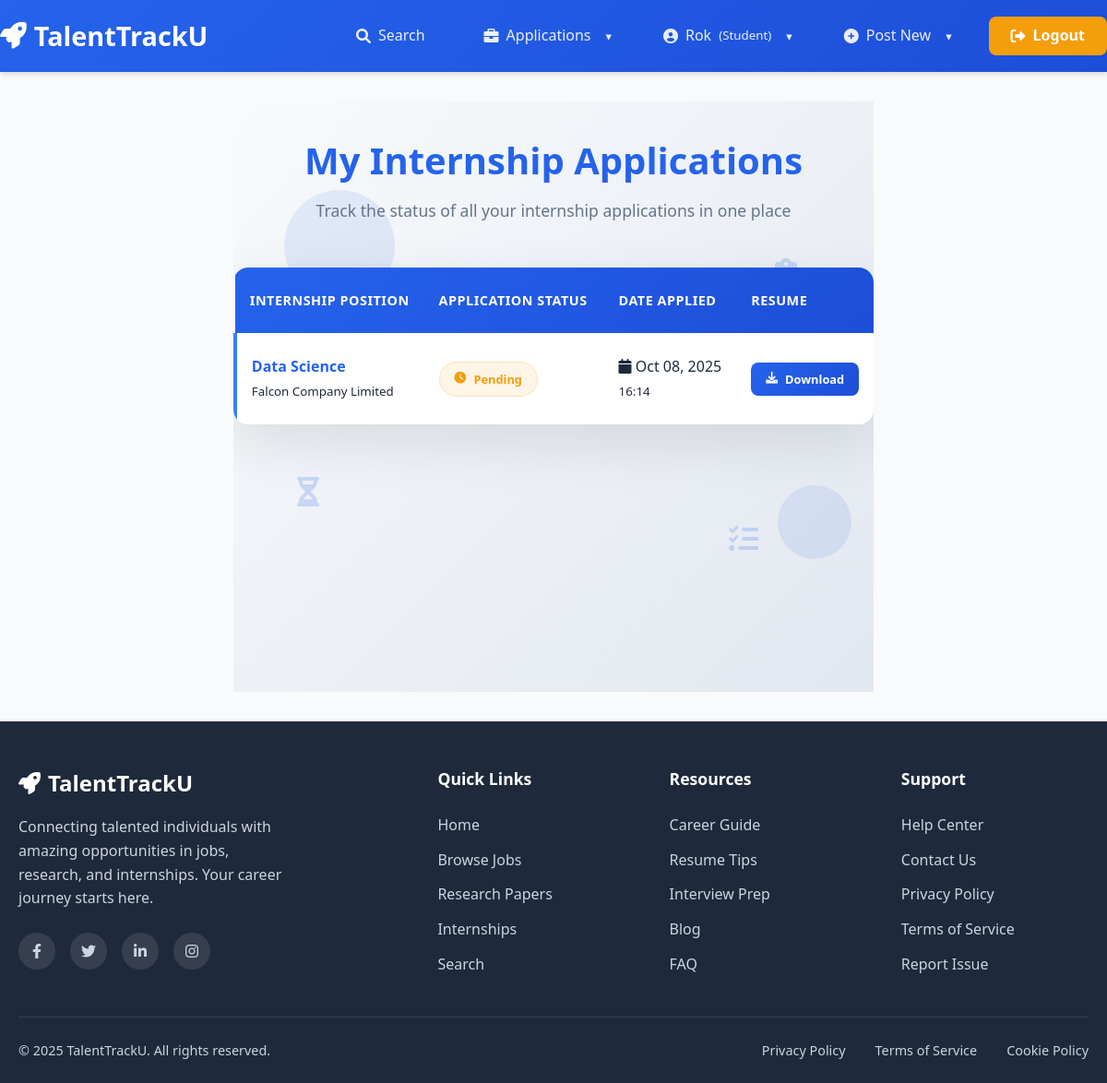
The page /internships/my-applications/ (signed in) on the database its author committed.
### user/models.py (models this page shows, shortened)
class UserProfile(models.Model):
    ROLE_CHOICES = (
        ('student', 'Student'),
        ('alumni', 'Alumni'),
        ('company', 'Company'),
    )
    user = models.OneToOneField(User, on_delete=models.CASCADE, related_name='user_profile')
    role = models.CharField(max_length=20, choices=ROLE_CHOICES, default='student')
    profile_picture = models.ImageField(upload_to='profiles/', blank=True, null=True)

### internship/models.py (models this page shows, shortened)
class InternshipApplication(models.Model):
    STATUS_CHOICES = (
        ('pending', 'Pending'),
        ('accepted', 'Accepted'),
        ('rejected', 'Rejected'),
    )
    internship = models.ForeignKey(Internship, on_delete=models.CASCADE, related_name='applications')
    applicant = models.ForeignKey(User, on_delete=models.CASCADE)
    applied_at = models.DateTimeField(auto_now_add=True)
    status = models.CharField(max_length=20, choices=STATUS_CHOICES, default='pending')
    cover_letter = models.TextField(blank=True)
    resume = models.FileField(upload_to='resumes/', blank=True, null=True)

class Internship(models.Model):
    title = models.CharField(max_length=200)
    company = models.CharField(max_length=100)
    description = models.TextField()
    duration = models.CharField(max_length=50)
    location = models.CharField(max_length=100, blank=True)
    image = models.ImageField(upload_to='internships/', blank=True)
    pdf = models.FileField(upload_to='internships/pdfs/', blank=True, null=True)
    posted_by = models.ForeignKey(User, on_delete=models.CASCADE)
    created_at = models.DateTimeField(auto_now_add=True)

### internship/views.py (the view)
# urls.py: path('my-applications/', views.my_internship_applications, name='my_internship_applications'),
@login_required
def my_internship_applications(request):
    applications = InternshipApplication.objects.filter(applicant=request.user).select_related('internship').order_by('-applied_at')
    return render(request, 'internship/my_applications.html', {'applications': applications})

### internship/templates/internship/my_applications.html (shortened to what this page needs)
{% extends 'base.html' %}
{% block content %}
<div class="applications-container">
    <div class="animated-background">
        <div class="floating-shape shape-1"></div>
        <div class="floating-shape shape-2"></div>
        <div class="applications-icon icon-1">
        </div>
        <div class="applications-icon icon-2">
            <i class="fas fa-hourglass-half"></i>
        </div>
        <div class="applications-icon icon-3">
            <i class="fas fa-tasks"></i>
        </div>
    </div>
    <div class="applications-content">
        <div class="applications-header">
            <h1>My Internship Applications</h1>
            <p class="text-muted">Track the status of all your internship applications in one place</p>
        </div>
        {% if applications %}
            <div class="applications-table-container">
                <table class="applications-table">
                    <thead>
                        <tr>
                            <th>Internship Position</th>
                            <th>Application Status</th>
                            <th>Date Applied</th>
                            <th>Resume</th>
                        </tr>
                    </thead>
                    <tbody>
                        {% for app in applications %}
                        <tr>
                            <td>
                                <span class="internship-title">{{ app.internship.title }}</span>
                                <br>
                                <small class="text-muted">{{ app.internship.company }}</small>
                            </td>
                            <td>
                                <span class="status-badge status-{{ app.status }}">
                                    <i class="fas
                                        {% if app.status == 'accepted' %}fa-check-circle
                                        {% elif app.status == 'rejected' %}fa-times-circle
                                        {% elif app.status == 'pending' %}fa-clock
                                        {% else %}fa-eye{% endif %}">
                                    </i>
                                    {{ app.get_status_display }}
                                </span>
                            </td>
                            <td>
                                <div class="applied-date">
                                    <i class="fas fa-calendar"></i>
                                    {{ app.applied_at|date:"M d, Y" }}
                                </div>
                                <small class="text-muted">{{ app.applied_at|date:"H:i" }}</small>
                            </td>
                            <td>
                                {% if app.resume %}
                                    <a href="{{ app.resume.url }}" download class="resume-download">
                                        <i class="fas fa-download"></i>
                                        Download
                                    </a>
                                {% else %}
                                    <span class="text-muted">-</span>
                                {% endif %}
                            </td>
                        </tr>
                        {% endfor %}
                    </tbody>
                </table>
            </div>
        {% endif %}
    </div>
</div>
{% endblock %}

### templates/base.html (shortened to what this page needs)
{% load static %}
<!DOCTYPE html>
<html lang="en" style="scroll-behavior: smooth;">
<head>
    <link rel="stylesheet" href="{% static 'css/style.css' %}">
    <link href="https://cdnjs.cloudflare.com/ajax/libs/font-awesome/6.0.0/css/all.min.css" rel="stylesheet">
</head>
<body>
    <nav class="navbar">
        <div class="container navbar-content">
            <a class="navbar-brand" href="{% url 'home' %}">
                <i class="fas fa-rocket"></i>
                TalentTrackU
            </a>
            <div class="navbar-collapse" id="navbarNav">
                <ul class="navbar-nav left-nav">
                    <li class="nav-item">
                        <a class="nav-link" href="{% url 'user_search' %}">
                            <i class="fas fa-search"></i>
                            Search
                        </a>
                    </li>
                </ul>
                <ul class="navbar-nav right-nav">
                    {% if user.is_authenticated %}
                        <li class="nav-item dropdown">
                            <a class="nav-link dropdown-toggle" href="#">
                                <i class="fas fa-briefcase"></i>
                                Applications
                            </a>
                        </li>
                        <li class="nav-item dropdown">
                            <a class="nav-link dropdown-toggle" href="#">
                                <i class="fas fa-user-circle"></i>
                                {{ user.username|truncatechars:15 }}
                                <small>({{ user.user_profile.role|title|default:"No Role" }})</small>
                            </a>
                        </li>
                        <li class="nav-item dropdown">
                            <a class="nav-link dropdown-toggle" href="#">
                                <i class="fas fa-plus-circle"></i>
                                Post New
                            </a>
                        </li>
                        <li class="nav-item">
                            <a class="nav-link nav-btn" href="{% url 'user_logout' %}">
                                <i class="fas fa-sign-out-alt"></i>
                                Logout
                            </a>
                        </li>
                    {% endif %}
                </ul>
            </div>
        </div>
    </nav>
    <div class="container content">
        {% block content %}{% endblock %}
    </div>
    <footer class="footer">
        <div class="container">
            <div class="footer-content">
                <div class="footer-brand-section">
                    <div class="footer-brand">
                        <i class="fas fa-rocket"></i>
                        TalentTrackU
                    </div>
                    <p class="footer-description">
                        Connecting talented individuals with amazing opportunities in jobs,
                        research, and internships. Your career journey starts here.
                    </p>
                    <div class="social-links">
                        <a href="#" class="social-link" aria-label="Facebook">
                            <i class="fab fa-facebook-f"></i>
                        </a>
                        <a href="#" class="social-link" aria-label="Twitter">
                            <i class="fab fa-twitter"></i>
                        </a>
                        <a href="#" class="social-link" aria-label="LinkedIn">
                            <i class="fab fa-linkedin-in"></i>
                        </a>
                        <a href="#" class="social-link" aria-label="Instagram">
                            <i class="fab fa-instagram"></i>
                        </a>
                    </div>
                </div>
                <div class="footer-links-section">
                    <h4 class="footer-heading">Quick Links</h4>
                    <ul class="footer-links">
                        <li><a href="{% url 'home' %}" class="footer-link">Home</a></li>
                        <li><a href="{% url 'job:job_list' %}" class="footer-link">Browse Jobs</a></li>
                        <li><a href="{% url 'research_paper_list' %}" class="footer-link">Research Papers</a></li>
                        <li><a href="{% url 'internship_list' %}" class="footer-link">Internships</a></li>
                        <li><a href="{% url 'user_search' %}" class="footer-link">Search</a></li>
                    </ul>
                </div>
                <div class="footer-links-section">
                    <h4 class="footer-heading">Resources</h4>
                    <ul class="footer-links">
                        <li><a href="#" class="footer-link">Career Guide</a></li>
                        <li><a href="#" class="footer-link">Resume Tips</a></li>
                        <li><a href="#" class="footer-link">Interview Prep</a></li>
                        <li><a href="#" class="footer-link">Blog</a></li>
                        <li><a href="#" class="footer-link">FAQ</a></li>
                    </ul>
                </div>
                <div class="footer-links-section">
                    <h4 class="footer-heading">Support</h4>
                    <ul class="footer-links">
                        <li><a href="#" class="footer-link">Help Center</a></li>
                        <li><a href="#" class="footer-link">Contact Us</a></li>
                        <li><a href="#" class="footer-link">Privacy Policy</a></li>
                        <li><a href="#" class="footer-link">Terms of Service</a></li>
                        <li><a href="#" class="footer-link">Report Issue</a></li>
                    </ul>
                </div>
            </div>
            <div class="footer-bottom">
                <div class="footer-bottom-content">
                    <div class="footer-copyright">
                    </div>
                    <div class="footer-legal">
                        <a href="#" class="footer-legal-link">Privacy Policy</a>
                        <a href="#" class="footer-legal-link">Terms of Service</a>
                        <a href="#" class="footer-legal-link">Cookie Policy</a>
                    </div>
                </div>
            </div>
        </div>
    </footer>
</body>
</html>

### templates/base.html (style rules this page uses)
:root { --primary-color: #2563eb; --primary-dark: #1d4ed8; --secondary-color: #64748b; --accent-color: #f59e0b; --light-bg: #f8fafc; --dark-text: #1e293b; --border-color: #e2e8f0; --success-color: #10b981; --warning-color: #f59e0b; --danger-color: #ef4444; --info-color: #3b82f6; --footer-bg: #1e293b; --footer-text: #cbd5e1; }
* { margin: 0; padding: 0; box-sizing: border-box; }
body { font-family: 'Segoe UI', Tahoma, Geneva, Verdana, sans-serif; line-height: 1.6; color: var(--dark-text); background-color: var(--light-bg); display: flex; flex-direction: column; min-height: 100vh; }
.container { max-width: 1200px; margin: 0 auto; padding: 0 20px; }
.navbar { background: linear-gradient(135deg, var(--primary-color), var(--primary-dark)); box-shadow: 0 4px 6px -1px rgba(0, 0, 0, 0.1), 0 2px 4px -1px rgba(0, 0, 0, 0.06); position: sticky; top: 0; z-index: 1000; }
.navbar-content { display: flex; justify-content: space-between; align-items: center; padding: 1rem 0; }
.navbar-brand { font-size: 1.8rem; font-weight: 700; color: white; text-decoration: none; display: flex; align-items: center; gap: 0.5rem; transition: transform 0.2s ease; }
.navbar-collapse { display: flex; align-items: center; gap: 2rem; }
.navbar-nav { display: flex; list-style: none; align-items: center; gap: 1.5rem; margin: 0; }
.nav-link { color: rgba(255, 255, 255, 0.9); text-decoration: none; font-weight: 500; padding: 0.5rem 1rem; border-radius: 0.375rem; transition: all 0.3s ease; display: flex; align-items: center; gap: 0.5rem; }
.nav-btn { background-color: var(--accent-color); color: white !important; padding: 0.5rem 1.5rem; border-radius: 0.5rem; font-weight: 600; }
.nav-item.dropdown { position: relative; }
.dropdown-toggle::after { content: "▾"; margin-left: 0.5rem; font-size: 0.8rem; }
.content { padding: 2rem 0; min-height: calc(100vh - 200px); flex: 1; }
.footer { background: var(--footer-bg); color: var(--footer-text); padding: 3rem 0 1.5rem; margin-top: auto; }
.footer-content { display: grid; grid-template-columns: 2fr 1fr 1fr 1fr; gap: 3rem; margin-bottom: 2rem; }
.footer-brand { font-size: 1.5rem; font-weight: 700; color: white; margin-bottom: 1rem; display: flex; align-items: center; gap: 0.5rem; }
.footer-description { line-height: 1.6; margin-bottom: 1.5rem; max-width: 300px; }
.footer-heading { color: white; font-size: 1.1rem; font-weight: 600; margin-bottom: 1.5rem; }
.footer-links { list-style: none; }
.footer-links li { margin-bottom: 0.75rem; }
.footer-link { color: var(--footer-text); text-decoration: none; transition: all 0.3s ease; display: flex; align-items: center; gap: 0.5rem; }
.social-links { display: flex; gap: 1rem; margin-top: 1rem; }
.social-link { display: flex; align-items: center; justify-content: center; width: 40px; height: 40px; background: rgba(255, 255, 255, 0.1); border-radius: 50%; color: var(--footer-text); text-decoration: none; transition: all 0.3s ease; }
.footer-bottom { border-top: 1px solid rgba(255, 255, 255, 0.1); padding-top: 1.5rem; text-align: center; color: var(--footer-text); font-size: 0.9rem; }
.footer-bottom-content { display: flex; justify-content: space-between; align-items: center; }
.footer-legal { display: flex; gap: 2rem; }
.footer-legal-link { color: var(--footer-text); text-decoration: none; transition: color 0.3s ease; }

### rows shown on the page
InternshipApplication: internship "Data Science", internship.company "Falcon Company Limited", status "Pending", applied_at "Oct 08, 2025", applied_at "16:14"

### other values the page prints
{{ user.username|truncatechars:15 }} "Rok"
{{ user.user_profile.role|title|default:"No Role" }} "Student"
